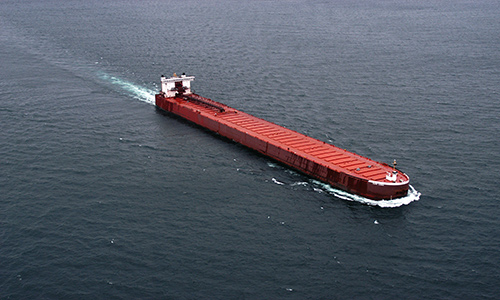
%> input picture matlab/gk_v3.5/matlab/common/ship.jpg, 500 x 300 px
$ octave --eval "visualize_descriptors;"   (GNU Octave 9; MATLAB toolbox functions it lacks are replaced by stand-ins)
%> lines starting %> are read from the running program, lines starting %| are printed output that depends on the picture
% -------------------------------------------------------------------------
% plot image and descriptor
function visualize_descriptors
% -------------------------------------------------------------------------
close all;
% add software to path
run('~/s/vlfeat-0.9.16/toolbox/vl_setup');
%> (this line was passed over: vl_setup is not available in this run)
% testing sift descriptors
fname = 'ship.jpg';

% read images
I = im2single(rgb2gray(imread(fname)));
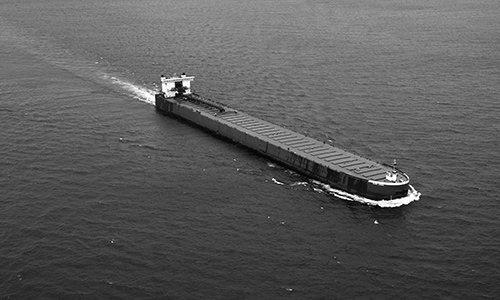
%> I: size 300x500 single; min 0, max 1, mean 0.354
%J = rot90(I, floor(rand()*4));
J = imrotate(I, floor(rand()*360));
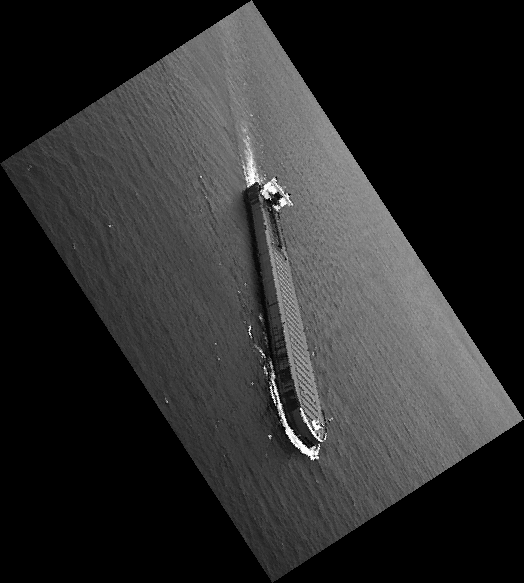
%> J: size 583x524 single; min 0, max 1, mean 0.174
J = imresize(J, [NaN 200]);
%> J: size 223x200 single

% find descriptors
%> (the run ends here)
